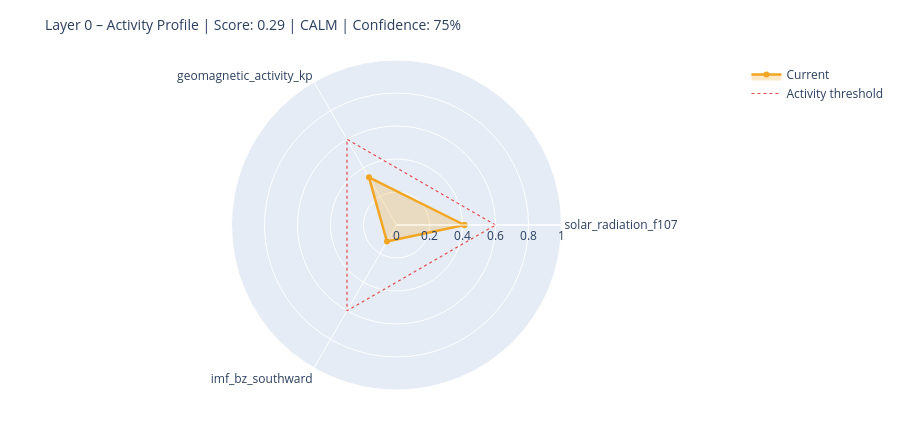

Notebook code for this chart:
### Markdown cell above
---
## 6. State Assessment & Handoff to Layer 1

### Code cell
# ============================================================
# STEP 1 – Collect raw values with source modes
# Mode: 'primary' | 'fallback_3h' | 'last_valid' | 'missing'
# ============================================================

def safe_last(df, col):
    if df is None or col not in df.columns: return None
    s = df[col].dropna()
    return float(s.iloc[-1]) if not s.empty else None

f107_now = safe_last(df_f107, 'f10.7')
bz_now   = safe_last(df_mag,  'bz_gsm')
kp_now   = safe_last(df_kp,   'kp')
sw_now   = safe_last(df_sw,   'speed')

source_modes = {
    'F10.7':    'primary'  if f107_now is not None else 'missing',
    'Kp':       'primary'  if kp_now   is not None else 'missing',
    'IMF_Bz':   'primary'  if bz_now   is not None else 'missing',
    'SW_speed': 'primary'  if sw_now   is not None else 'missing',
}

# Kp Fallback – 3h endpoint
if kp_now is None:
    try:
        r = requests.get(
            'https://services.swpc.noaa.gov/json/noaa-planetary-k-index.json',
            timeout=10)
        r.raise_for_status()
        fb = pd.DataFrame(r.json())
        tc = next((c for c in fb.columns if 'time' in c.lower()), fb.columns[0])
        kc = next((c for c in fb.columns if 'kp' in c.lower() and c != tc), None)
        if kc:
            fb[kc] = fb[kc].astype(str).str.extract(r'([0-9]+(?:\.[0-9]*)?)')[0]
            fb[kc] = pd.to_numeric(fb[kc], errors='coerce')
            fb = fb[fb[kc] >= 0].dropna(subset=[kc])
            if not fb.empty:
                kp_now = float(fb[kc].iloc[-1])
                source_modes['Kp'] = 'fallback_3h'
                print(f'  Kp fallback (3h): {kp_now:.1f}')
    except Exception as e:
        print(f'  Kp fallback failed: {e}')

# Solar Wind Fallback – last valid value
if sw_now is None and df_sw is not None and 'speed' in df_sw.columns:
    s = df_sw['speed'].dropna()
    if not s.empty:
        sw_now = float(s.iloc[-1])
        source_modes['SW_speed'] = 'last_valid'
        print(f'  SW fallback (last_valid): {sw_now:.0f} km/s')

print()
print('Source modes:', source_modes)

# ============================================================
# STEP 2 – Score from available components only
# ============================================================

def norm(v, lo, hi):
    if v is None: return None
    return max(0.0, min(1.0, (v - lo) / (hi - lo)))

COMPONENTS = {
    'solar_radiation_f107':    (f107_now, norm(f107_now, 60, 250)),
    'geomagnetic_activity_kp': (kp_now,   norm(kp_now,   0,   9)),
    'imf_bz_southward':        (bz_now,   norm(-(bz_now or 0) if bz_now else None, -5, 30)
                                           if bz_now is not None else None),
    'solar_wind_speed':        (sw_now,   norm(sw_now, 300, 800)),
}

available   = {k: v[1] for k, v in COMPONENTS.items() if v[1] is not None}
unavailable = [k for k, v in COMPONENTS.items() if v[1] is None]

layer0_score = round(sum(available.values()) / len(available), 4) if available else None
confidence   = round(len(available) / len(COMPONENTS), 2)

level = ('unknown'  if layer0_score is None
         else 'calm'     if layer0_score < 0.3
         else 'moderate' if layer0_score < 0.6
         else 'active')

# ============================================================
# STEP 3 – Dominant Driver
# ============================================================

def dominant_driver(kp, f107, bz, sw):
    candidates = []
    if kp   is not None and kp   >= 4:   candidates.append(('geomagnetic',    kp / 9))
    if sw   is not None and sw   >= 500:  candidates.append(('solar_wind',     sw / 800))
    if bz   is not None and bz   <= -5:   candidates.append(('imf_southward',  abs(bz) / 30))
    if f107 is not None and f107 >= 150:  candidates.append(('solar_radiation',f107 / 250))
    return max(candidates, key=lambda x: x[1])[0] if candidates else 'none'

driver = dominant_driver(kp_now, f107_now, bz_now, sw_now)

# ============================================================
# STEP 4 – Downstream expectations
# ============================================================

def downstream_expectation(driver, score, kp, bz, f107):
    exp = {
        'magnetosphere':        'calm',
        'ionosphere':           'calm',
        'schumann_resonance':   'unchanged',
        'lithosphere_currents': 'low',
    }
    if driver == 'geomagnetic' or (kp and kp >= 5):
        exp['magnetosphere']        = 'compressed / storm'
        exp['ionosphere']           = 'elevated disturbance (TEC variability)'
        exp['schumann_resonance']   = 'elevated amplitude possible'
        exp['lithosphere_currents'] = 'elevated induction currents'
    elif driver == 'imf_southward' or (bz and bz <= -5):
        exp['magnetosphere']        = 'energy coupling active'
        exp['ionosphere']           = 'elevated electron density possible'
        exp['schumann_resonance']   = 'slight modulation possible'
    elif driver == 'solar_radiation' or (f107 and f107 >= 150):
        exp['ionosphere']           = 'elevated ionization (F-layer)'
        exp['schumann_resonance']   = 'slightly elevated background activity'
    return exp

downstream = downstream_expectation(driver, layer0_score, kp_now, bz_now, f107_now)

# ============================================================
# CONSOLE OUTPUT
# ============================================================

W = 58
print('=' * W)
print('LAYER 0 – STATE ASSESSMENT')
print('=' * W)
for name, (raw_v, score_v) in COMPONENTS.items():
    if score_v is not None:
        bar = '█' * int(score_v * 20) + '░' * (20 - int(score_v * 20))
        print(f'  {name:<35}  {bar}  {score_v:.2f}')
    else:
        print(f'  {name:<35}  {"─" * 20}  n/a')
print('-' * W)
print(f'  Score ({len(available)}/{len(COMPONENTS)} components):  {layer0_score:.3f}')
print(f'  Confidence:         {confidence:.0%}')
print(f'  Level:              {level.upper()}')
print(f'  Dominant Driver:    {driver}')

# Radar chart
cats = list(available.keys())
vals = list(available.values())
if len(cats) >= 3:
    fig = go.Figure()
    fig.add_trace(go.Scatterpolar(
        r=vals + [vals[0]], theta=cats + [cats[0]],
        fill='toself', fillcolor='rgba(242,166,35,0.25)',
        line=dict(color='#F2A623', width=2.5), name='Current'
    ))
    fig.add_trace(go.Scatterpolar(
        r=[0.6] * (len(cats) + 1), theta=cats + [cats[0]],
        line=dict(color='#E24B4A', dash='dot', width=1.2),
        mode='lines', name='Activity threshold'
    ))
    fig.update_layout(
        title=dict(text=f'Layer 0 – Activity Profile | Score: {layer0_score:.2f} | {level.upper()} | Confidence: {confidence:.0%}',
                   font=dict(size=14)),
        polar=dict(radialaxis=dict(visible=True, range=[0, 1])),
        height=430, showlegend=True,
        margin=dict(l=60, r=60, t=60, b=40)
    )
    fig.show()

### Figure 1 — Plotly figure (JSON) as saved in the notebook; plotly's stock layout.template omitted (floating-point values rounded to 4 significant figures)
{"data": [{"fill": "toself", "fillcolor": "rgba(242,166,35,0.25)", "line": {"color": "#F2A623", "width": 2.5}, "name": "Current", "r": [0.4116, 0.3333, 0.116, 0.4116], "theta": ["solar_radiation_f107", "geomagnetic_activity_kp", "imf_bz_southward", "solar_radiation_f107"], "type": "scatterpolar"}, {"line": {"color": "#E24B4A", "dash": "dot", "width": 1.2}, "mode": "lines", "name": "Activity threshold", "r": [0.6, 0.6, 0.6, 0.6], "theta": ["solar_radiation_f107", "geomagnetic_activity_kp", "imf_bz_southward", "solar_radiation_f107"], "type": "scatterpolar"}], "layout": {"height": 430, "margin": {"b": 40, "l": 60, "r": 60, "t": 60}, "polar": {"radialaxis": {"range": [0, 1], "visible": true}}, "showlegend": true, "title": {"font": {"size": 14}, "text": "Layer 0 – Activity Profile | Score: 0.29 | CALM | Confidence: 75%"}}}
